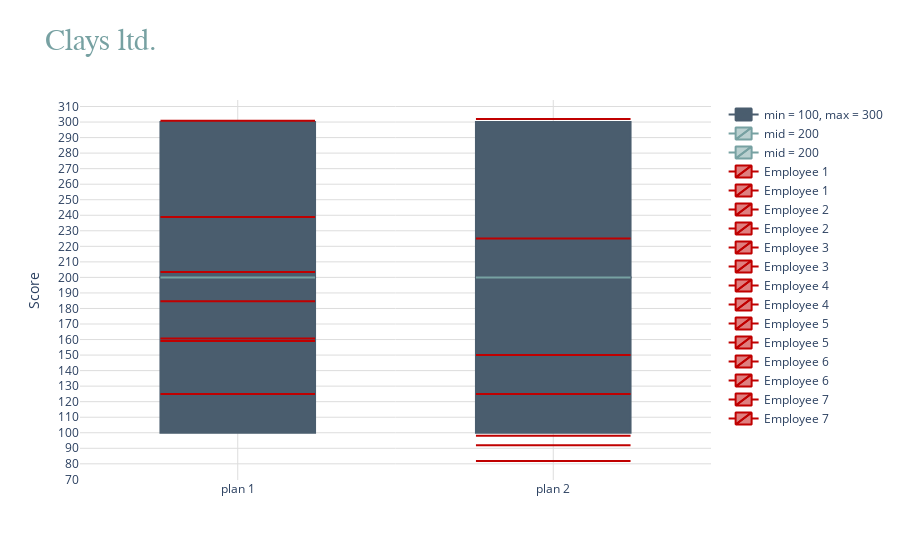

Here is the notebook cell this chart was saved with:
### Markdown cell above
#### In 2023, I was the analyst helping consult a client on their compensation structure. I was given a set of employees, their salaries, and the salary bands they were members of (labelled A, B, C, etc.). A band was made of the minimum possible salary an employee could have in it, the maximum, and the midpoint. Plan 1 was the set of salaries bands the firm originally had, plan 2 was what we proposed. I was asked to create a single visual showing where the employees moved before and after, relative to their min/mid/max. 
#### 
#### A z-score is typically used to normalise differing figures. That was not possible here since I only had the three min/mid/max figures as opposed to a mean and standard deviation needed for that. 
#### 
#### I calculated a score as distances from the min/mid/max. Min = 100%, mid = 200%, max = 300%. E.g., if a salary is 70, and the min is 100, then the score is 70%. Or if a salary is 400, the min is 200, and the mid is 600, then being halfway between min and mid makes a score of 150%.
#### 
#### The chart itself is derived from a candlestick chart used for stock prices, which I made to show blocks going from 100-200-300. 
#### 
#### The names, bands, and salaries in this document are fabricated and do not reflect that of any real persons or organisations.

### Code cell
import plotly.graph_objects as go
import pandas as pd

# this retrieves and stores the actual salary data of employees
salary_data = {"names" : [],
              "salaries" : [],
              "band_of_staffer" : [],
              "plan" : []}
df = pd.read_excel("salary_data.xlsx")


# for each employee, this adds in two duplicate rows, one for each plan
for i in range(len(df)):
    for j in range(2):
        salary_data["names"].append(df["names"][i])
        salary_data["salaries"].append(df["salaries"][i])
        salary_data["band_of_staffer"].append(df["band_of_staffer"][i])
        salary_data["plan"].append(f"plan {j + 1}")

       
# this retrieves and stores the salary bands that employees are subject to
band_data_plan_1 = {"band_of_policy" : [],
                    "min" : [],
                    "mid" : [],
                    "max" : []}
df = pd.read_excel("band_data_plan_1.xlsx")
band_data_plan_1["band_of_policy"] = [df["band_of_policy"][i] for i in range(len(df))]
band_data_plan_1["min"] = [df["min"][i] for i in range(len(df))]
band_data_plan_1["mid"] = [df["mid"][i] for i in range(len(df))]
band_data_plan_1["max"] = [df["max"][i] for i in range(len(df))]

band_data_plan_2 = {"band_of_policy" : [],
                    "min" : [],
                    "mid" : [],
                    "max" : []}
df = pd.read_excel("band_data_plan_2.xlsx")
band_data_plan_2["band_of_policy"] = [df["band_of_policy"][i] for i in range(len(df))]
band_data_plan_2["min"] = [df["min"][i] for i in range(len(df))]
band_data_plan_2["mid"] = [df["mid"][i] for i in range(len(df))]
band_data_plan_2["max"] = [df["max"][i] for i in range(len(df))]

    
# the positions of the employees on the charts are stored here
employee_scores = {"plan":[],
                   "name":[],
                   "only":[]}


# this loop calculates the score, i.e., the positioning of the employees on the charts
salary_data_index = 0
for i in salary_data["names"]:    

    band_data_index = 0
    
    if salary_data["plan"][salary_data_index] == "plan 1":
        band_data = band_data_plan_1
    else:
        band_data = band_data_plan_2
        
    # loops through the bands until it reaches the same as the current employee
    # so the correct band_data_index is identified    
    for j in band_data["band_of_policy"]:
        if band_data["band_of_policy"][band_data_index] == salary_data["band_of_staffer"][salary_data_index]:
            break
        band_data_index += 1
    
    # calculates score for figures above max
    if salary_data["salaries"][salary_data_index] >= band_data["max"][band_data_index]:
        score = salary_data["salaries"][salary_data_index] / band_data["max"][band_data_index]
        employee_scores["plan"].append(salary_data["plan"][salary_data_index])
        employee_scores["name"].append(salary_data["names"][salary_data_index])
        employee_scores["only"].append((score + 2) * 100)
  
    # calculates score for figures between mid and max
    elif salary_data["salaries"][salary_data_index] >= band_data["mid"][band_data_index]:
        diff = salary_data["salaries"][salary_data_index] - band_data["mid"][band_data_index]
        score = diff / (band_data["max"][band_data_index] - band_data["mid"][band_data_index])
        employee_scores["plan"].append(salary_data["plan"][salary_data_index])
        employee_scores["name"].append(salary_data["names"][salary_data_index])
        employee_scores["only"].append((score + 2) * 100)

    # calculates score for figures between min and mid 
    elif salary_data["salaries"][salary_data_index] >= band_data["min"][band_data_index]:
        diff = salary_data["salaries"][salary_data_index] - band_data["min"][band_data_index]
        score = diff / (band_data["mid"][band_data_index] - band_data["min"][band_data_index])
        employee_scores["plan"].append(salary_data["plan"][salary_data_index])
        employee_scores["name"].append(salary_data["names"][salary_data_index])
        employee_scores["only"].append((score + 1) * 100)   

    else: # calculates score for figures below min
        score = salary_data["salaries"][salary_data_index] / band_data["min"][band_data_index]
        employee_scores["plan"].append(salary_data["plan"][salary_data_index])
        employee_scores["name"].append(salary_data["names"][salary_data_index])
        employee_scores["only"].append((score * 100))
    
    salary_data_index += 1

# this draws the candlesticks from 100-300
data = {"plan":["plan 1","plan 1","plan 2","plan 2"],
        "max":[300,200,300,200],
        "min":[200,100,200,100]}
df = pd.DataFrame(data)
fig = go.Figure(data = [go.Candlestick(x = df['plan'],
                open = df['min'],
                high = df['max'],
                low = df['min'],
                close = df['max'],
                name = "min = 100, max = 300",
                increasing_line_color = "#4a5d6e",
                decreasing_line_color = "#4a5d6e",
                increasing_fillcolor = "#4a5d6e",
                decreasing_fillcolor = "#4a5d6e")])

# this marks the mid point by sketching a 1D candlestick to function as a line
x_axis = {"plan":["plan 1","plan 2"],
        "mid":[200,200],
        "name":["mid = 200","mid = 200"]}
for i in range(1,3):
    fig.add_trace(go.Candlestick(x = [f"plan {i}"],
                                 open = [200],
                                 high = [200],
                                 low = [200],
                                 close = [200],
                                 name = "mid = 200",
                                 increasing_line_color = '#77a1a2', 
                                 decreasing_line_color = '#77a1a2'))

# a line for each score
for i in range(len(employee_scores['plan'])):
    fig.add_trace(go.Candlestick(x = [employee_scores['plan'][i]],
                                 open = [employee_scores['only'][i]],
                                 high = [employee_scores['only'][i]],
                                 low = [employee_scores['only'][i]],
                                 close = [employee_scores['only'][i]],
                                 name = employee_scores['name'][i],
                                 increasing_line_color = '#C00000', 
                                 decreasing_line_color = '#C00000'))

# this generates the graph
fig.update_layout(
    xaxis_rangeslider_visible = False,
    title = 'Clays ltd.',
    titlefont = dict(family = "Work Sans", size = 30, color = "#77a1a2"),
    yaxis_title = 'Score',
    yaxis = dict(dtick = 10),
    xaxis_gridcolor = "#DDDDDD",
    yaxis_gridcolor = "#DDDDDD",
    plot_bgcolor = 'white')
            
fig.show()

### Figure 1 — Plotly figure (JSON) as saved in the notebook; plotly's stock layout.template omitted (floating-point values rounded to 4 significant figures)
{"data": [{"close": [300, 200, 300, 200], "decreasing": {"fillcolor": "#4a5d6e", "line": {"color": "#4a5d6e"}}, "high": [300, 200, 300, 200], "increasing": {"fillcolor": "#4a5d6e", "line": {"color": "#4a5d6e"}}, "low": [200, 100, 200, 100], "name": "min = 100, max = 300", "open": [200, 100, 200, 100], "type": "candlestick", "x": ["plan 1", "plan 1", "plan 2", "plan 2"]}, {"close": [200], "decreasing": {"line": {"color": "#77a1a2"}}, "high": [200], "increasing": {"line": {"color": "#77a1a2"}}, "low": [200], "name": "mid = 200", "open": [200], "type": "candlestick", "x": ["plan 1"]}, {"close": [200], "decreasing": {"line": {"color": "#77a1a2"}}, "high": [200], "increasing": {"line": {"color": "#77a1a2"}}, "low": [200], "name": "mid = 200", "open": [200], "type": "candlestick", "x": ["plan 2"]}, {"close": [125], "decreasing": {"line": {"color": "#C00000"}}, "high": [125], "increasing": {"line": {"color": "#C00000"}}, "low": [125], "name": "Employee 1", "open": [125], "type": "candlestick", "x": ["plan 1"]}, {"close": [81.82], "decreasing": {"line": {"color": "#C00000"}}, "high": [81.82], "increasing": {"line": {"color": "#C00000"}}, "low": [81.82], "name": "Employee 1", "open": [81.82], "type": "candlestick", "x": ["plan 2"]}, {"close": [203.5], "decreasing": {"line": {"color": "#C00000"}}, "high": [203.5], "increasing": {"line": {"color": "#C00000"}}, "low": [203.5], "name": "Employee 2", "open": [203.5], "type": "candlestick", "x": ["plan 1"]}, {"close": [98], "decreasing": {"line": {"color": "#C00000"}}, "high": [98], "increasing": {"line": {"color": "#C00000"}}, "low": [98], "name": "Employee 2", "open": [98], "type": "candlestick", "x": ["plan 2"]}, {"close": [184.6], "decreasing": {"line": {"color": "#C00000"}}, "high": [184.6], "increasing": {"line": {"color": "#C00000"}}, "low": [184.6], "name": "Employee 3", "open": [184.6], "type": "candlestick", "x": ["plan 1"]}, {"close": [92], "decreasing": {"line": {"color": "#C00000"}}, "high": [92], "increasing": {"line": {"color": "#C00000"}}, "low": [92], "name": "Employee 3", "open": [92], "type": "candlestick", "x": ["plan 2"]}, {"close": [300.8], "decreasing": {"line": {"color": "#C00000"}}, "high": [300.8], "increasing": {"line": {"color": "#C00000"}}, "low": [300.8], "name": "Employee 4", "open": [300.8], "type": "candlestick", "x": ["plan 1"]}, {"close": [302.0], "decreasing": {"line": {"color": "#C00000"}}, "high": [302.0], "increasing": {"line": {"color": "#C00000"}}, "low": [302.0], "name": "Employee 4", "open": [302.0], "type": "candlestick", "x": ["plan 2"]}, {"close": [159.1], "decreasing": {"line": {"color": "#C00000"}}, "high": [159.1], "increasing": {"line": {"color": "#C00000"}}, "low": [159.1], "name": "Employee 5", "open": [159.1], "type": "candlestick", "x": ["plan 1"]}, {"close": [125], "decreasing": {"line": {"color": "#C00000"}}, "high": [125], "increasing": {"line": {"color": "#C00000"}}, "low": [125], "name": "Employee 5", "open": [125], "type": "candlestick", "x": ["plan 2"]}, {"close": [160.6], "decreasing": {"line": {"color": "#C00000"}}, "high": [160.6], "increasing": {"line": {"color": "#C00000"}}, "low": [160.6], "name": "Employee 6", "open": [160.6], "type": "candlestick", "x": ["plan 1"]}, {"close": [150], "decreasing": {"line": {"color": "#C00000"}}, "high": [150], "increasing": {"line": {"color": "#C00000"}}, "low": [150], "name": "Employee 6", "open": [150], "type": "candlestick", "x": ["plan 2"]}, {"close": [238.9], "decreasing": {"line": {"color": "#C00000"}}, "high": [238.9], "increasing": {"line": {"color": "#C00000"}}, "low": [238.9], "name": "Employee 7", "open": [238.9], "type": "candlestick", "x": ["plan 1"]}, {"close": [225], "decreasing": {"line": {"color": "#C00000"}}, "high": [225], "increasing": {"line": {"color": "#C00000"}}, "low": [225], "name": "Employee 7", "open": [225], "type": "candlestick", "x": ["plan 2"]}], "layout": {"plot_bgcolor": "white", "title": {"font": {"color": "#77a1a2", "family": "Work Sans", "size": 30}, "text": "Clays ltd."}, "xaxis": {"gridcolor": "#DDDDDD", "rangeslider": {"visible": false}}, "yaxis": {"dtick": 10, "gridcolor": "#DDDDDD", "title": {"text": "Score"}}}}
